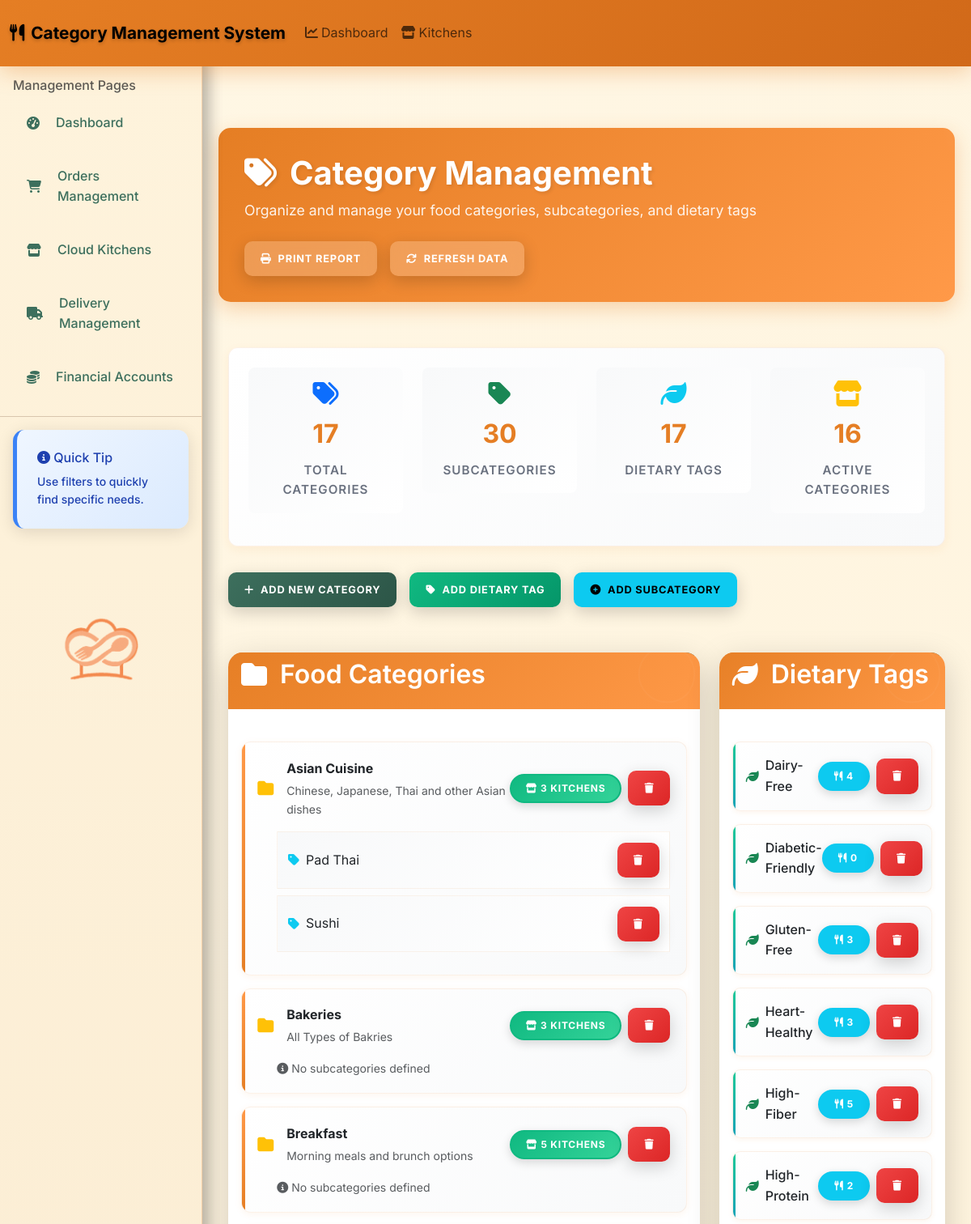
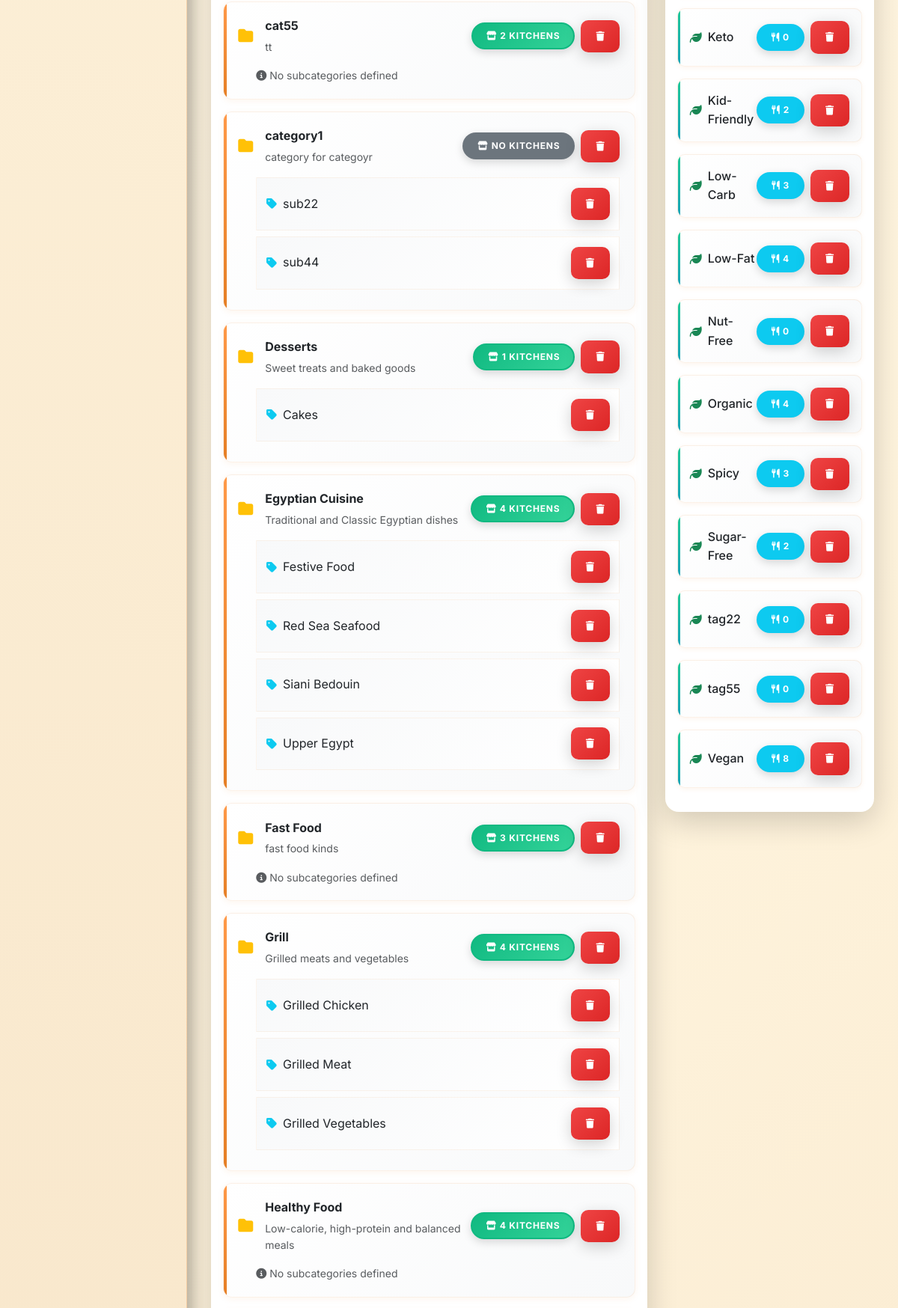
Page /admin/c/c/manage_categories.php (upper part) on the committed database (2 pictures, top to bottom).
### tables this page shows
CREATE TABLE `category` (
  `cat_id` int(11) NOT NULL,
  `c_name` varchar(100) NOT NULL,
  `description` text DEFAULT NULL,
  `category_photo` varchar(255) DEFAULT NULL,
  `created_by` int(11) DEFAULT NULL,
  `cloud_kitchens_count` int(11) DEFAULT 0
);

CREATE TABLE `sub_category` (
  `subcat_id` int(11) NOT NULL,
  `subcat_name` varchar(100) NOT NULL,
  `admin_id` int(11) NOT NULL,
  `parent_cat_id` int(11) NOT NULL
);

CREATE TABLE `dietary_tags` (
  `tag_id` int(11) NOT NULL,
  `tag_name` varchar(50) NOT NULL
);

### admin/c/c/categories.php (the view, shortened to what this page needs)
<?php
require_once 'db_connect.php';
try {
    $stmt = $pdo->query("SELECT c.*, COUNT(cksc.cloud_kitchen_id) as kitchens_count
                         FROM category c
                         LEFT JOIN cloud_kitchen_specialist_category cksc ON c.cat_id = cksc.cat_id
                         GROUP BY c.cat_id
                         ORDER BY c.c_name");
    $categories = $stmt->fetchAll(PDO::FETCH_ASSOC);
    $stmt = $pdo->query("SELECT s.*, c.c_name as parent_name
                         FROM sub_category s
                         JOIN category c ON s.parent_cat_id = c.cat_id
                         ORDER BY c.c_name, s.subcat_name");
    $subcategories = $stmt->fetchAll(PDO::FETCH_ASSOC);
    $stmt = $pdo->query("SELECT dt.*, COUNT(ct.user_id) as usage_count
                         FROM dietary_tags dt
                         LEFT JOIN caterer_tags ct ON dt.tag_id = ct.tag_id
                         GROUP BY dt.tag_id
                         ORDER BY dt.tag_name");
    $tags = $stmt->fetchAll(PDO::FETCH_ASSOC);
    $total_categories = count($categories);
    $total_subcategories = count($subcategories);
    $total_tags = count($tags);
    $categories_with_kitchens = count(array_filter($categories, function($cat) { return $cat['kitchens_count'] > 0; }));
} catch(PDOException $e) {
    die("Error fetching data: " . $e->getMessage());
}
?>
<div class="stats-overview fade-in">
    <div class="row">
        <div class="col-md-3 col-sm-6 mb-3">
            <div class="stats-item">
                <i class="fas fa-tags fa-2x text-primary mb-2"></i>
                <span class="stats-number"><?= $total_categories ?></span>
                <div class="stats-label">Total Categories</div>
            </div>
        </div>
        <div class="col-md-3 col-sm-6 mb-3">
            <div class="stats-item">
                <i class="fas fa-tag fa-2x text-success mb-2"></i>
                <span class="stats-number"><?= $total_subcategories ?></span>
                <div class="stats-label">Subcategories</div>
            </div>
        </div>
        <div class="col-md-3 col-sm-6 mb-3">
            <div class="stats-item">
                <i class="fas fa-leaf fa-2x text-info mb-2"></i>
                <span class="stats-number"><?= $total_tags ?></span>
                <div class="stats-label">Dietary Tags</div>
            </div>
        </div>
        <div class="col-md-3 col-sm-6 mb-3">
            <div class="stats-item">
                <i class="fas fa-store fa-2x text-warning mb-2"></i>
                <span class="stats-number"><?= $categories_with_kitchens ?></span>
                <div class="stats-label">Active Categories</div>
            </div>
        </div>
    </div>
</div>
<div class="row mb-4">
    <div class="col-12">
        <div class="action-buttons fade-in">
            <button class="btn btn-primary" onclick="toggleForm('categoryForm')">
                <i class="fas fa-plus me-2"></i>Add New Category
            </button>
            <button class="btn btn-success" onclick="toggleForm('tagForm')">
                <i class="fas fa-tag me-2"></i>Add Dietary Tag
            </button>
            <button class="btn btn-info" onclick="toggleForm('subcategoryForm')">
                <i class="fas fa-plus-circle me-2"></i>Add Subcategory
            </button>
        </div>
    </div>
</div>
<div class="row mb-4">
    <div class="col-md-8">
        <div class="card fade-in">
            <div class="section-header">
                <h2><i class="fas fa-folder me-2"></i>Food Categories</h2>
            </div>
            <div class="card-body">
                <?php if(empty($categories)): ?>
                    <div class="text-center py-4">
                        <i class="fas fa-folder-open fa-3x text-muted mb-3"></i>
                        <p class="text-muted">No categories found. Start by adding your first category.</p>
                    </div>
                <?php else: ?>
                    <?php foreach($categories as $category): ?>
                        <div class="category-item">
                            <div class="category-header d-flex justify-content-between align-items-center"
                                 onclick="showKitchensByCategory(<?= $category['cat_id'] ?>, '<?= htmlspecialchars($category['c_name']) ?>')"
                                 style="cursor: pointer;">
                                <div class="d-flex align-items-center">
                                    <i class="fas fa-folder text-warning me-3 fs-5"></i>
                                    <div>
                                        <strong class="fs-6"><?= htmlspecialchars($category['c_name']) ?></strong>
                                        <?php if($category['description']): ?>
                                            <div class="text-muted small mt-1">
                                                <?= htmlspecialchars($category['description']) ?>
                                            </div>
                                        <?php endif; ?>
                                    </div>
                                </div>
                                <div class="d-flex align-items-center gap-2">
                                    <?php if($category['kitchens_count'] > 0): ?>
                                        <span class="badge bg-success">
                                            <i class="fas fa-store me-1"></i><?= $category['kitchens_count'] ?> kitchens
                                        </span>
                                    <?php else: ?>
                                        <span class="badge bg-secondary">
                                            <i class="fas fa-store me-1"></i>No kitchens
                                        </span>
                                    <?php endif; ?>
                                    <form action="delete_category.php" method="POST" class="d-inline"
                                          onsubmit="return confirm('Are you sure you want to delete this category? This action cannot be undone.')"
                                          onclick="event.stopPropagation()">
                                        <button type="submit" class="btn btn-sm btn-danger">
                                            <i class="fas fa-trash"></i>
                                        </button>
                                    </form>
                                </div>
                            </div>
                            <div class="subcategories ms-4 mt-3">
                                <?php
                                $hasSubcategories = false;
                                foreach($subcategories as $sub):
                                    if($sub['parent_cat_id'] == $category['cat_id']):
                                        $hasSubcategories = true;
                                ?>
                                        <div class="sub-category">
                                            <div class="d-flex justify-content-between align-items-center">
                                                <div class="d-flex align-items-center">
                                                    <i class="fas fa-tag text-info me-2"></i>
                                                    <span><?= htmlspecialchars($sub['subcat_name']) ?></span>
                                                </div>
                                                <form action="delete_category.php" method="POST" class="d-inline"
                                                      onsubmit="return confirm('Delete this subcategory?')">
                                                    <button type="submit" class="btn btn-sm btn-danger">
                                                        <i class="fas fa-trash"></i>
                                                    </button>
                                                </form>
                                            </div>
                                        </div>
                                <?php endif; endforeach; ?>
                                <?php if(!$hasSubcategories): ?>
                                    <div class="text-muted small">
                                        <i class="fas fa-info-circle me-1"></i>No subcategories defined
                                    </div>
                                <?php endif; ?>
                            </div>
                        </div>
                    <?php endforeach; ?>
                <?php endif; ?>
            </div>
        </div>
    </div>
    <div class="col-md-4">
        <div class="card fade-in">
            <div class="section-header">
                <h2><i class="fas fa-leaf me-2"></i>Dietary Tags</h2>
            </div>
            <div class="card-body">
                <?php if(empty($tags)): ?>
                    <div class="text-center py-4">
                        <i class="fas fa-leaf fa-3x text-muted mb-3"></i>
                        <p class="text-muted">No dietary tags found. Add tags to help customers find suitable meals.</p>
                    </div>
                <?php else: ?>
                    <div class="tags-container">
                        <?php foreach($tags as $tag): ?>
                            <div class="tag-item d-flex justify-content-between align-items-center mb-3"
                                 onclick="showKitchensByTag(<?= $tag['tag_id'] ?>, '<?= htmlspecialchars($tag['tag_name']) ?>')"
                                 role="button">
                                <div class="d-flex align-items-center">
                                    <i class="fas fa-leaf text-success me-2"></i>
                                    <span class="fw-medium"><?= htmlspecialchars($tag['tag_name']) ?></span>
                                </div>
                                <div class="d-flex align-items-center gap-2">
                                    <span class="badge bg-info">
                                        <i class="fas fa-utensils me-1"></i><?= $tag['usage_count'] ?>
                                    </span>
                                    <form action="delete_tag.php" method="POST" class="d-inline"
                                          onsubmit="return confirm('Delete this tag? This will remove it from all associated kitchens.')"
                                          onclick="event.stopPropagation()">
                                        <button type="submit" class="btn btn-sm btn-danger">
                                            <i class="fas fa-trash"></i>
                                        </button>
                                    </form>
                                </div>
                            </div>
                        <?php endforeach; ?>
                    </div>
                <?php endif; ?>
            </div>
        </div>
    </div>
</div>

### admin/c/c/enhanced-kitchen-styles.css (style rules this page uses)
:root { --primary-enhanced: #e57e24; --secondary-enhanced: #dab98b; --accent-enhanced: #3d6f5d; --tertiary-enhanced: #f5e0c2; --success-enhanced: #10b981; --warning-enhanced: #f59e0b; --danger-enhanced: #ef4444; --info-enhanced: #3b82f6; --light-enhanced: #ffffff; --dark-enhanced: #1f2937; --shadow-enhanced: 0 4px 20px rgba(0,0,0,0.12); --shadow-lg-enhanced: 0 12px 40px rgba(0,0,0,0.18); --border-radius-enhanced: 14px; --border-radius-lg-enhanced: 18px; --transition-enhanced: all 0.3s cubic-bezier(0.4, 0, 0.2, 1); --transition-fast-enhanced: all 0.15s ease; }
body { background: linear-gradient(135deg, #fff7e5 0%, #fef3dc 50%, #f5e0c2 100%) !important; font-family: 'Inter', 'Segoe UI', sans-serif !important; color: #6a4125 !important; line-height: 1.6 !important; min-height: 100vh !important; }
.card { border: none !important; border-radius: var(--border-radius-lg-enhanced) !important; box-shadow: var(--shadow-lg-enhanced) !important; margin-bottom: 2.5rem !important; overflow: hidden !important; background: white !important; transition: var(--transition-enhanced) !important; position: relative !important; }
.card::before { content: ''; position: absolute; top: 0; left: 0; right: 0; height: 4px; background: linear-gradient(135deg, var(--primary-enhanced) 0%, var(--accent-enhanced) 100%); }
.badge { padding: 10px 18px !important; border-radius: 25px !important; font-weight: 700 !important; font-size: 0.75rem !important; text-transform: uppercase !important; letter-spacing: 0.8px !important; border: 2px solid transparent !important; transition: var(--transition-enhanced) !important; box-shadow: 0 4px 12px rgba(0,0,0,0.15) !important; position: relative !important; overflow: hidden !important; }
.badge::before { content: ''; position: absolute; top: 0; left: -100%; width: 100%; height: 100%; background: linear-gradient(90deg, transparent, rgba(255,255,255,0.3), transparent); transition: left 0.6s; }
.badge.bg-success { background: linear-gradient(135deg, #10b981 0%, #34d399 100%) !important; color: white !important; border-color: #10b981 !important; }
.btn { border-radius: 10px !important; font-weight: 700 !important; font-size: 0.8rem !important; text-transform: uppercase !important; letter-spacing: 0.8px !important; padding: 12px 20px !important; border: none !important; transition: var(--transition-enhanced) !important; position: relative !important; overflow: hidden !important; box-shadow: 0 6px 20px rgba(0,0,0,0.18) !important; backdrop-filter: blur(10px) !important; }
.btn::before { content: ''; position: absolute; top: 0; left: -100%; width: 100%; height: 100%; background: linear-gradient(90deg, transparent, rgba(255,255,255,0.4), transparent); transition: left 0.7s cubic-bezier(0.4, 0, 0.2, 1); }
.btn-primary { background: linear-gradient(135deg, #3d6f5d 0%, #2c5547 100%) !important; color: white !important; }
.btn-success { background: linear-gradient(135deg, #10b981 0%, #059669 100%) !important; color: white !important; }
.btn-danger { background: linear-gradient(135deg, #ef4444 0%, #dc2626 100%) !important; color: white !important; }
.stats-label { color: #6b7280 !important; font-size: 0.95rem !important; font-weight: 600 !important; text-transform: uppercase !important; letter-spacing: 1px !important; }
.fas, .far { transition: var(--transition-fast-enhanced) !important; }
.card { animation: fadeInUp 0.8s ease-out !important; }

### rows in the picture
category: c_name "Asian Cuisine", description "Chinese, Japanese, Thai and other Asian dishes", kitchens_count "3"
sub_category: subcat_name "Pad Thai"
sub_category: subcat_name "Sushi"
category: c_name "Bakeries", description "All Types of Bakries", kitchens_count "3", shows "No subcategories defined"
category: c_name "Breakfast", description "Morning meals and brunch options", kitchens_count "5", shows "No subcategories defined"
category: c_name "cat55", description "tt", kitchens_count "2", shows "No subcategories defined"
category: c_name "category1", description "category for categoyr", shows "NO KITCHENS"
sub_category: subcat_name "sub22"
sub_category: subcat_name "sub44"
category: c_name "Desserts", description "Sweet treats and baked goods", kitchens_count "1"
sub_category: subcat_name "Cakes"
category: c_name "Egyptian Cuisine", description "Traditional and Classic Egyptian dishes", kitchens_count "4"
sub_category: subcat_name "Festive Food"
sub_category: subcat_name "Red Sea Seafood"
sub_category: subcat_name "Siani Bedouin"
sub_category: subcat_name "Upper Egypt"
category: c_name "Fast Food", description "fast food kinds", kitchens_count "3", shows "No subcategories defined"
category: c_name "Grill", description "Grilled meats and vegetables", kitchens_count "4"
sub_category: subcat_name "Grilled Chicken"
sub_category: subcat_name "Grilled Meat"
sub_category: subcat_name "Grilled Vegetables"
category: c_name "Healthy Food", description "Low-calorie, high-protein and balanced meals", kitchens_count "4", shows "No subcategories defined"
dietary_tags: tag_name "Dairy-Free", usage_count "4"
dietary_tags: tag_name "Diabetic-Friendly", usage_count "0"
dietary_tags: tag_name "Gluten-Free", usage_count "3"
dietary_tags: tag_name "Heart-Healthy", usage_count "3"
dietary_tags: tag_name "High-Fiber", usage_count "5"
dietary_tags: tag_name "High-Protein", usage_count "2"
dietary_tags: tag_name "Keto", usage_count "0"
dietary_tags: tag_name "Kid-Friendly", usage_count "2"
dietary_tags: tag_name "Low-Carb", usage_count "3"
dietary_tags: tag_name "Low-Fat", usage_count "4"
dietary_tags: tag_name "Nut-Free", usage_count "0"
dietary_tags: tag_name "Organic", usage_count "4"
dietary_tags: tag_name "Spicy", usage_count "3"
dietary_tags: tag_name "Sugar-Free", usage_count "2"
dietary_tags: tag_name "tag22", usage_count "0"
dietary_tags: tag_name "tag55", usage_count "0"
dietary_tags: tag_name "Vegan", usage_count "8"

### other values in the picture
$total_categories "17"
$total_subcategories "30"
$total_tags "17"
$categories_with_kitchens "16"
